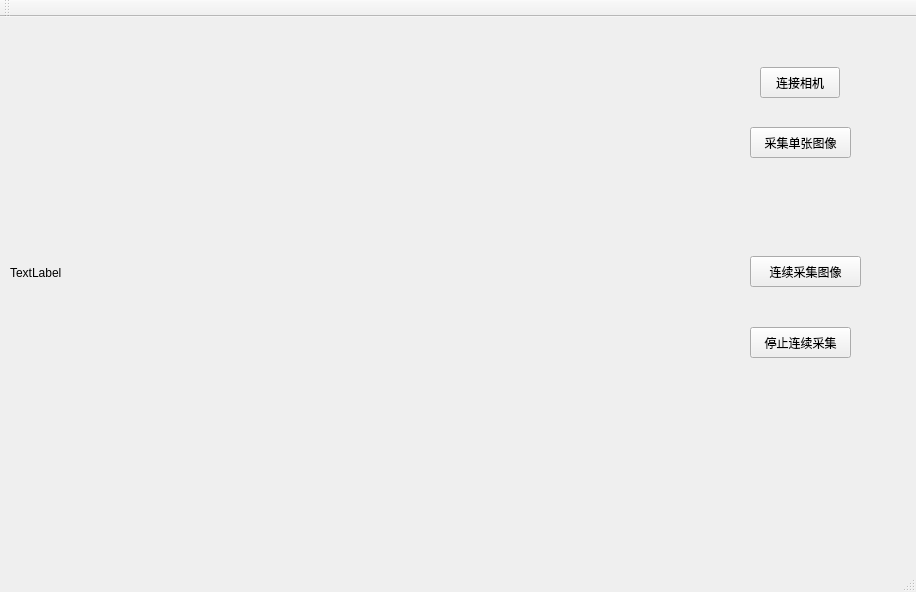
<?xml version="1.0" encoding="UTF-8"?>
<ui version="4.0">
 <class>MainWindow</class>
 <widget class="QMainWindow" name="MainWindow">
  <property name="geometry">
   <rect>
    <x>0</x>
    <y>0</y>
    <width>916</width>
    <height>592</height>
   </rect>
  </property>
  <property name="windowTitle">
   <string>MainWindow</string>
  </property>
  <widget class="QWidget" name="centralWidget">
   <widget class="QLabel" name="Image_Label">
    <property name="geometry">
     <rect>
      <x>10</x>
      <y>10</y>
      <width>591</width>
      <height>491</height>
     </rect>
    </property>
    <property name="text">
     <string>TextLabel</string>
    </property>
   </widget>
   <widget class="QPushButton" name="btn_Connect">
    <property name="geometry">
     <rect>
      <x>760</x>
      <y>50</y>
      <width>80</width>
      <height>31</height>
     </rect>
    </property>
    <property name="text">
     <string>连接相机</string>
    </property>
   </widget>
   <widget class="QPushButton" name="btn_Trigger">
    <property name="geometry">
     <rect>
      <x>750</x>
      <y>110</y>
      <width>101</width>
      <height>31</height>
     </rect>
    </property>
    <property name="text">
     <string>采集单张图像</string>
    </property>
   </widget>
   <widget class="QPushButton" name="pushButton">
    <property name="geometry">
     <rect>
      <x>750</x>
      <y>239</y>
      <width>111</width>
      <height>31</height>
     </rect>
    </property>
    <property name="text">
     <string>连续采集图像</string>
    </property>
   </widget>
   <widget class="QPushButton" name="pushButton_2">
    <property name="geometry">
     <rect>
      <x>750</x>
      <y>310</y>
      <width>101</width>
      <height>31</height>
     </rect>
    </property>
    <property name="text">
     <string>停止连续采集</string>
    </property>
   </widget>
  </widget>
  <widget class="QMenuBar" name="menuBar">
   <property name="geometry">
    <rect>
     <x>0</x>
     <y>0</y>
     <width>916</width>
     <height>26</height>
    </rect>
   </property>
  </widget>
  <widget class="QToolBar" name="mainToolBar">
   <attribute name="toolBarArea">
    <enum>TopToolBarArea</enum>
   </attribute>
   <attribute name="toolBarBreak">
    <bool>false</bool>
   </attribute>
  </widget>
  <widget class="QStatusBar" name="statusBar"/>
 </widget>
 <layoutdefault spacing="6" margin="11"/>
 <resources/>
 <connections/>
</ui>
